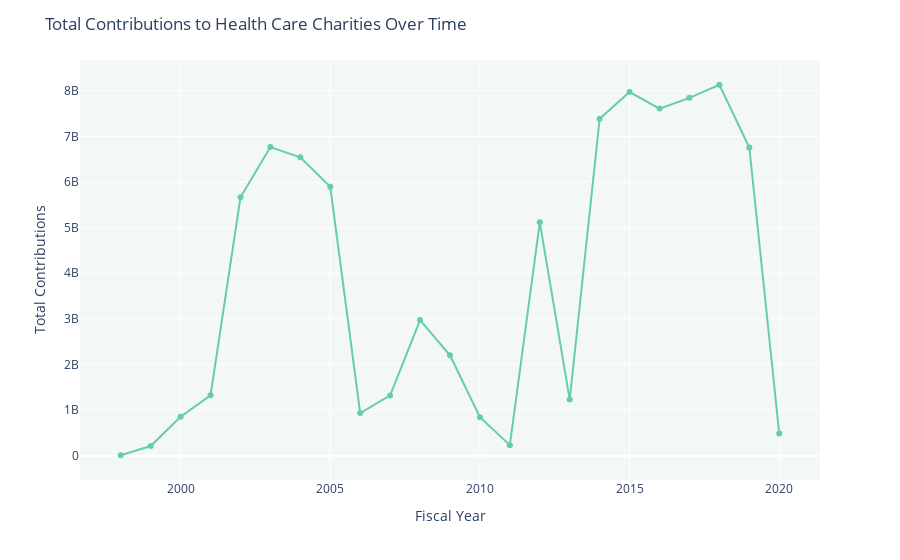

This figure's notebook cell:
### Code cell
fig = px.line(total_conts, x='FISYR', y='CONT', markers=True)
fig.update_layout(
    title='Total Contributions to Health Care Charities Over Time',
    xaxis_title='Fiscal Year',
    yaxis_title='Total Contributions',
    plot_bgcolor='rgba(193, 216, 207, 0.2)'
)
fig.update_traces(line_color='mediumaquamarine')
fig.show()

### Figure 1 — Plotly figure (JSON) as saved in the notebook; plotly's stock layout.template omitted (floating-point values rounded to 4 significant figures)
{"data": [{"hovertemplate": "FISYR=%{x}<br>CONT=%{y}<extra></extra>", "legendgroup": "", "line": {"color": "mediumaquamarine", "dash": "solid"}, "marker": {"symbol": "circle"}, "mode": "lines+markers", "name": "", "orientation": "v", "showlegend": false, "type": "scatter", "x": [1998, 1999, 2000, 2001, 2002, 2003, 2004, 2005, 2006, 2007, 2008, 2009, 2010, 2011, 2012, 2013, 2014, 2015, 2016, 2017, 2018, 2019, 2020], "xaxis": "x", "y": [9254832, 211611095, 854382532, 1323306849, 5666892496, 6766263337, 6542701406, 5895385743, 934194495, 1321063246, 2972589248, 2199329640, 842669560, 230932049, 5115571992, 1230121483, 7389348189, 7973342219, 7609961220, 7846063959, 8133233961, 6758005921, 485867095], "yaxis": "y"}], "layout": {"autosize": true, "legend": {"tracegroupgap": 0}, "margin": {"t": 60}, "plot_bgcolor": "rgba(193, 216, 207, 0.2)", "title": {"text": "Total Contributions to Health Care Charities Over Time"}, "xaxis": {"anchor": "y", "autorange": true, "domain": [0, 1], "range": [1997.0, 2021.0], "title": {"text": "Fiscal Year"}, "type": "linear"}, "yaxis": {"anchor": "x", "autorange": true, "domain": [0, 1], "range": [-566800000.0, 8709000000.0], "title": {"text": "Total Contributions"}, "type": "linear"}}}
